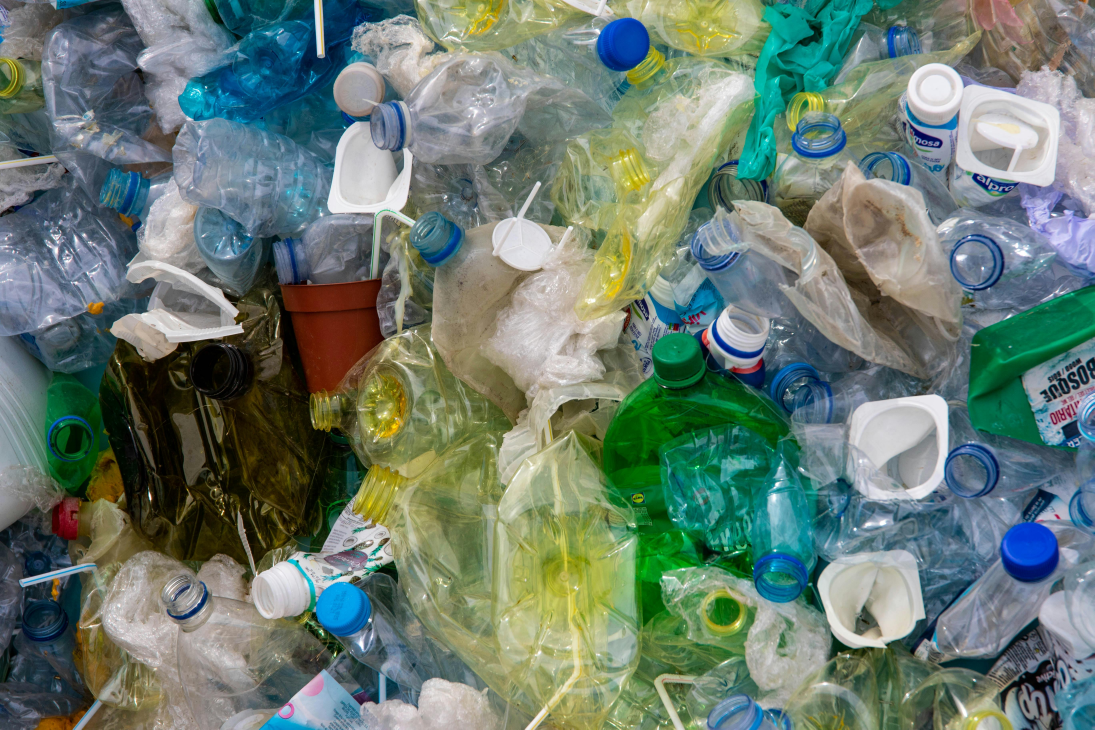
#> input picture gc2025/GCSDK/input1.jpg, 5472 x 3648 px (shown at 1/5 size)
$ python raw_gen.py
#> lines starting #> are read from the running program, lines starting #| are printed output that depends on the picture
from PIL import Image
import numpy as np

# Load image
img = Image.open("input1.jpg")
#> img is the input picture: PIL image 5472x3648 RGB; mean R, G, B 105.5, 123.2, 112

# Resize to model input (IMPORTANT)
img = img.resize((416, 416))
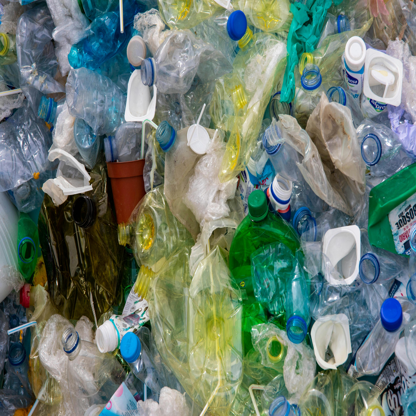
#> img: PIL image 416x416 RGB; mean R, G, B 105.6, 123.2, 112

# Convert to RGB (removes alpha if present)
img = img.convert("RGB")

# Convert to numpy
arr = np.array(img)

# 🔥 OPTION 1: uint8 (0–255)
arr.tofile("image_pl.raw")

# 🔥 OPTION 2 (if your CNN expects int8)
# arr = arr.astype(np.int16) - 128
# arr = arr.astype(np.int8)
# arr.tofile("image.raw")

print("RAW file generated")

$ run again, with gc2025/GCSDK/input0.jpg copied over gc2025/GCSDK/input1.jpg
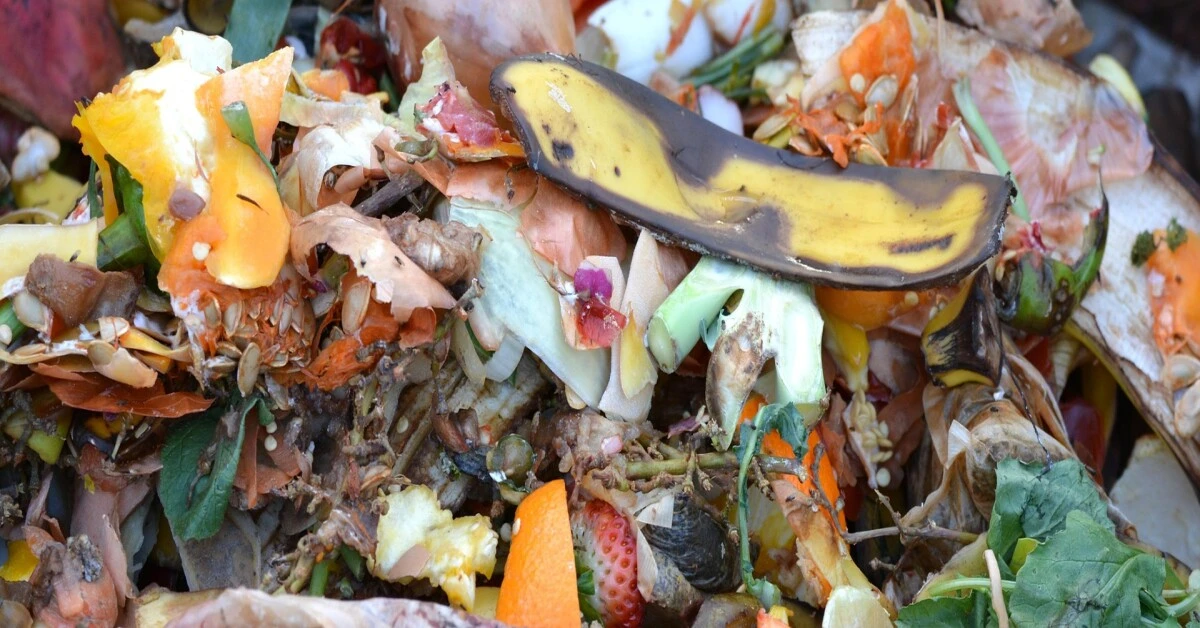
#> input picture gc2025/GCSDK/input0.jpg, 1200 x 628 px
#> img is the input picture: PIL image 1200x628 RGB; mean R, G, B 139.1, 122.4, 103.5
#> `img = img.resize((416, 416))`:
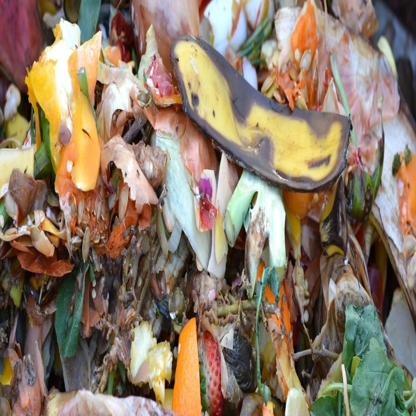
#> img: PIL image 416x416 RGB; mean R, G, B 139.1, 122.4, 103.5

$ run again, with gc2025/GCSDK/input2.jpg copied over gc2025/GCSDK/input1.jpg
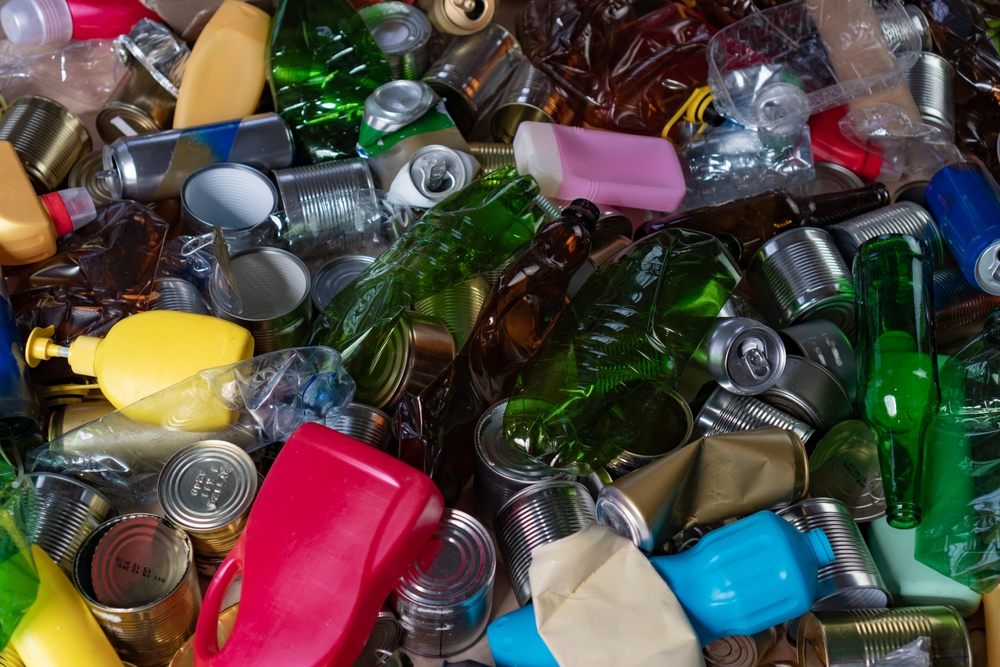
#> input picture gc2025/GCSDK/input2.jpg, 1000 x 667 px
#> img is the input picture: PIL image 1000x667 RGB; mean R, G, B 81.7, 73.1, 65.5
#> `img = img.resize((416, 416))`:
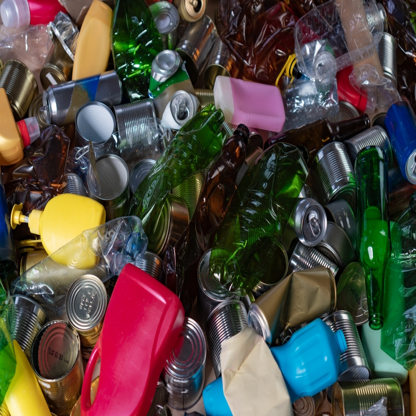
#> img: PIL image 416x416 RGB; mean R, G, B 81.7, 73.1, 65.6

$ run again, with gc2025/GCSDK/input4.jpg copied over gc2025/GCSDK/input1.jpg
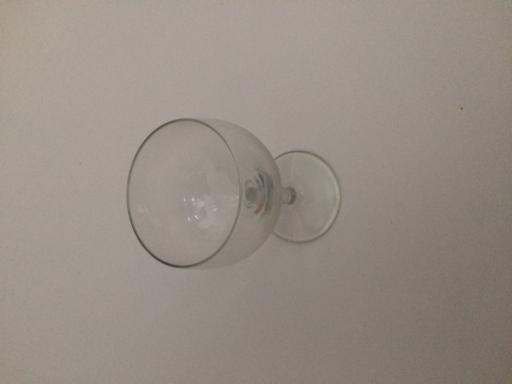
#> input picture gc2025/GCSDK/input4.jpg, 512 x 384 px
#> img is the input picture: PIL image 512x384 RGB; mean R, G, B 150.8, 141.3, 131.8
#> `img = img.resize((416, 416))`:
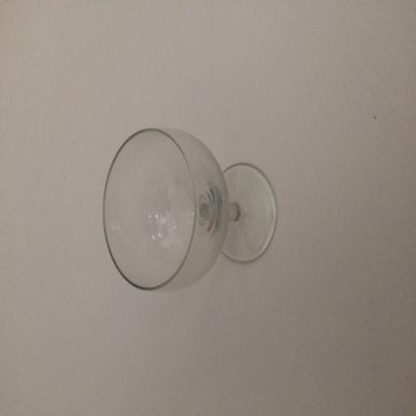
#> img: PIL image 416x416 RGB; mean R, G, B 150.8, 141.3, 131.8
